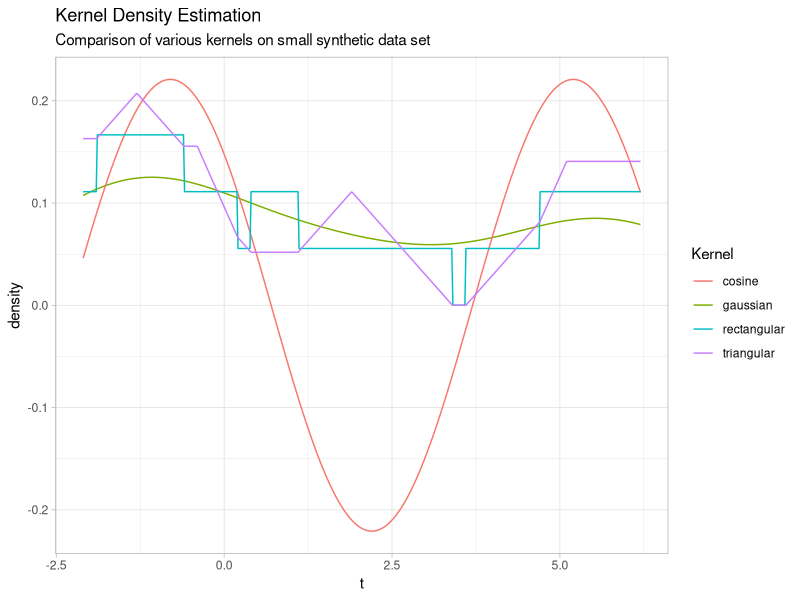

This chart was generated by the following R code:
# auth: christian bitter (c) 2020
# name: kde.r
# desc: some testing of kernel density estimation, on a toy dataset

rm(list = ls());
library(ggplot2);
library(dplyr);

kde <- function(X,
                kernel_name = c("cosine", "gaussian", "rectangular", "triangular"),
                band_width,
                no_sample = 512) {
  K_cosine <- function(t) {
    pi2 <- pi / 2;
    pi4 <- pi / 4;

    return(pi4 * cos(pi2 * t));
  }

  K_gaussian <-function(t) {
    p <- 1/sqrt(2*pi);

    return(p * exp(-0.5*t^2))
  }

  K_box <- function(t) {
    return(ifelse(abs(t) < 1, .5, 0.));
  }

  K_triangle <- function(t) {
    return(ifelse(abs(t) <= 1., 1. - abs(t), 0));
  }

  x_density <- function(x, X, fn_kernel, band_width) {
    p <- 1 / (length(X) * band_width);
    return(sum(p * fn_kernel((x - X)/band_width)));
  }

  fn_kernel <- list(
    "gaussian" = K_gaussian,
    "triangular" = K_triangle,
    "rectangular" = K_box,
    "cosine" = K_cosine
  )[[kernel_name]];

  if (is.null(fn_kernel)) stop(sprintf("Unknown kernel: %s", kernel_name));

  n <- length(X);
  bwinv <- 1 / band_width;
  p <- bwinv / n;
  # TODO: we might consider a different sampling scheme
  .x. <- seq(min(X), max(X), length.out = no_sample);

  KDE <- function(x) {
    return(sum(p * fn_kernel((x - X) * bwinv)));
  }

  return(list(
    "X"  = X,
    "bw" = band_width,
    "xs" = .x.,
    "kernel" = kernel_name,
    "ys" = sapply(X = .x., FUN=KDE, simplify = T)
    )
  );
}

X <- c(-2.1, -1.3, -0.4, 1.9, 5.1, 6.2);
bw <- sqrt(2.25);
yg <- kde(X, "gaussian", bw);
yc <- kde(X, "cosine", bw);
yt <- kde(X, "triangular", bw);
yb <- kde(X, "rectangular", bw);

ggplot() +
  geom_line(aes(x = yg$xs, y = yg$ys, colour = "gaussian")) +
  geom_line(aes(x = yc$xs, y = yc$ys, colour = "cosine")) +
  geom_line(aes(x = yb$xs, y = yb$ys, colour = "rectangular")) +
  geom_line(aes(x = yt$xs, y = yt$ys, colour = "triangular")) +
  labs(title = "Kernel Density Estimation",
       subtitle = "Comparison of various kernels on small synthetic data set",
       colour = "Kernel", x = "t", y = "density") +
  theme_light()